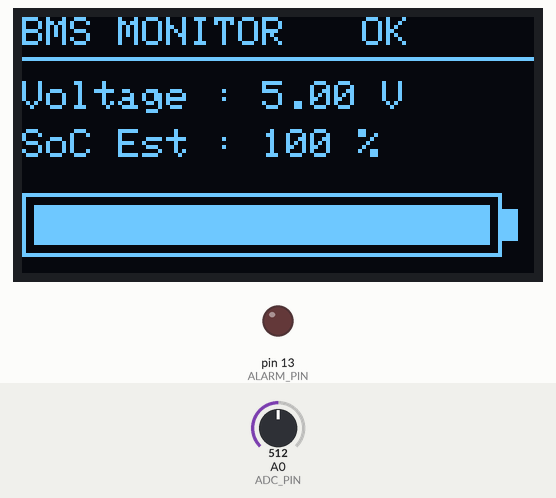
This sketch was run on a simulated Arduino Nano, built with avr-gcc and run on an emulated ATmega328P. Shown: 128×64 one-colour display, output pins drawn as LEDs (lit = HIGH). The inputs (shaded band) are chosen by the test bench; at power-on: A0 (ADC_PIN) = 512. What the sketch prints to the serial monitor is not drawn.

Above: at 2.4 s.
2.5 s: A0 (ADC_PIN) set to 336
At 2.79 s:
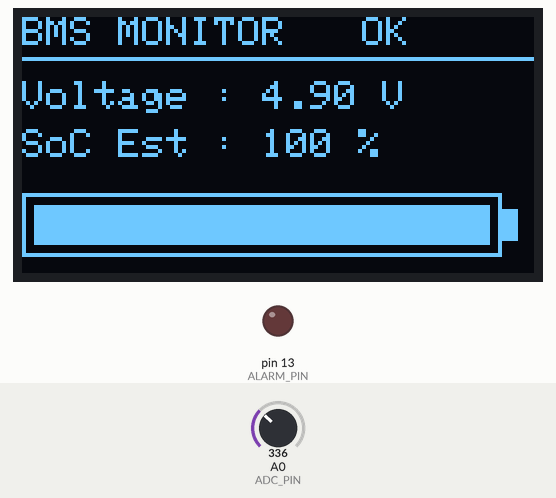
4.7 s: A0 (ADC_PIN) set to 316
At 5.79 s:
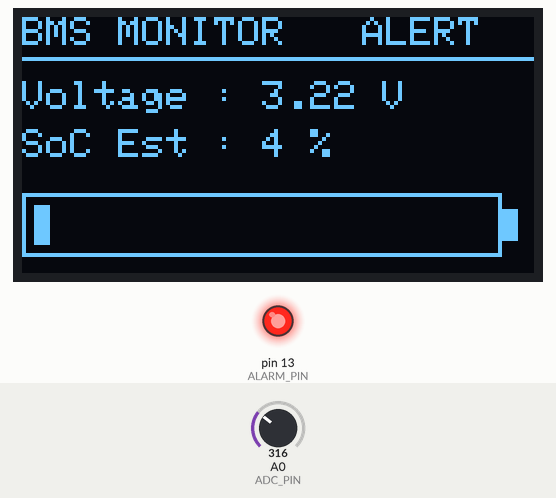
7.3 s: A0 (ADC_PIN) set to 306
At 11.8 s:
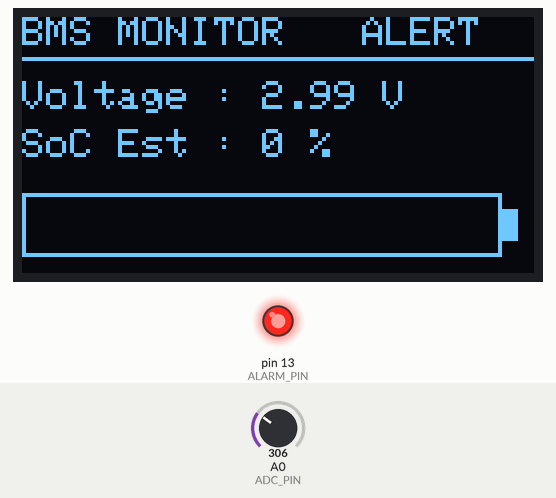
Timing chart, 0 to 13.3 s (numbered marks = the images above; inputs shaded):
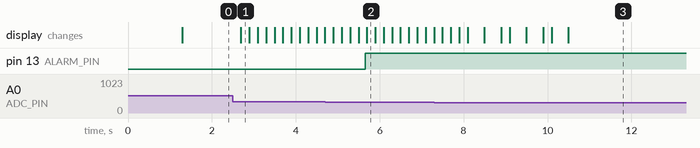

Measured:
- the behaviour switches between 326 and 325 on A0 (ADC_PIN) (found by bisection; images 1 and 2)
- after the input at 2.5 s, the display: changes after 0.19 s (image 1)

The sketch:

bms_firmware.ino
```cpp
#include <Wire.h>
#include <Adafruit_GFX.h>
#include <Adafruit_SSD1306.h>

#define SCREEN_WIDTH 128
#define SCREEN_HEIGHT 64
#define OLED_RESET    -1
#define SCREEN_ADDRESS 0x3C

Adafruit_SSD1306 display(SCREEN_WIDTH, SCREEN_HEIGHT, &Wire, OLED_RESET);

// Hardware Pin Configuration
const int ADC_PIN = A0;
const int ALARM_PIN = 13;

// Voltage Divider & ADC Calibration Constants
const float V_REF = 5.00;              // Microcontroller operating rail (Volts)
const float R1 = 10000.0;              // Upper divider resistor (10k Ohm)
const float R2 = 10000.0;              // Lower divider resistor (10k Ohm)
const float DIVIDER_RATIO = (R1 + R2) / R2; // Hardware scale multiplier (2.0)

// Single-Cell Li-ion Operating Envelope
const float V_CELL_MAX = 4.20;          // 100% State-of-Charge (SoC)
const float V_CELL_MIN = 3.00;          // 0% Cut-off limit
const float V_ALERT_THRESHOLD = 3.30;   // Low-voltage critical alarm

// DSP Circular Moving Average Filter Parameters
const int FILTER_SAMPLES = 16;
int adc_buffer[FILTER_SAMPLES];
int filter_index = 0;
long running_sum = 0;

// Function Prototypes
float readFilteredVoltage();
int estimateLiIonSoC(float voltage);
void renderTelemetry(float voltage, int soc);

void setup() {
  Serial.begin(115200);
  pinMode(ADC_PIN, INPUT);
  pinMode(ALARM_PIN, OUTPUT);
  digitalWrite(ALARM_PIN, LOW);

  // Pre-fill circular filter buffer with initial ADC reading
  int initial_sample = analogRead(ADC_PIN);
  for (int i = 0; i < FILTER_SAMPLES; i++) {
    adc_buffer[i] = initial_sample;
    running_sum += initial_sample;
  }

  // Initialize SSD1306 OLED via I2C
  if (!display.begin(SSD1306_SWITCHCAPVCC, SCREEN_ADDRESS)) {
    Serial.println(F("[FATAL] SSD1306 allocation failed. Check I2C wiring."));
    while (true); // Lock execution on hardware failure
  }

  display.clearDisplay();
  display.setTextColor(SSD1306_WHITE);
  display.setTextSize(1);
  display.setCursor(12, 28);
  display.println(F("BMS TELEMETRY INIT"));
  display.display();
  delay(1200);
}

void loop() {
  static unsigned long last_sample_time = 0;
  const unsigned long sample_interval_ms = 200; // 5 Hz non-blocking execution

  if (millis() - last_sample_time >= sample_interval_ms) {
    last_sample_time = millis();

    // 1. Acquire filtered voltage and compute SoC
    float cell_voltage = readFilteredVoltage();
    int soc_percent = estimateLiIonSoC(cell_voltage);

    // 2. Evaluate safety comparator threshold
    if (cell_voltage <= V_ALERT_THRESHOLD) {
      digitalWrite(ALARM_PIN, HIGH); // Trigger under-voltage warning LED
    } else {
      digitalWrite(ALARM_PIN, LOW);
    }

    // 3. Emit structured telemetry frame over UART (115200 baud)
    Serial.print(F("[TELEM] V_Cell: "));
    Serial.print(cell_voltage, 3);
    Serial.print(F(" V | SoC: "));
    Serial.print(soc_percent);
    Serial.print(F(" % | Status: "));
    Serial.println(cell_voltage <= V_ALERT_THRESHOLD ? F("UNDERVOLTAGE_ALERT") : F("NOMINAL"));

    // 4. Update graphic interface
    renderTelemetry(cell_voltage, soc_percent);
  }
}

// Low-latency O(1) Circular Moving Average Digital Filter
float readFilteredVoltage() {
  running_sum -= adc_buffer[filter_index];
  int new_sample = analogRead(ADC_PIN);
  adc_buffer[filter_index] = new_sample;
  running_sum += new_sample;

  filter_index = (filter_index + 1) % FILTER_SAMPLES;
  float average_raw = (float)running_sum / FILTER_SAMPLES;

  // Convert 10-bit quantized ADC count (0-1023) to true input voltage
  float v_adc_pin = (average_raw * V_REF) / 1023.0;
  return v_adc_pin * DIVIDER_RATIO;
}

// 4-Region Piecewise Non-Linear SoC Model for Li-ion NMC Chemistry
int estimateLiIonSoC(float voltage) {
  if (voltage >= V_CELL_MAX) return 100;
  if (voltage <= V_CELL_MIN) return 0;

  if (voltage > 3.95) {
    return 80 + (int)((voltage - 3.95) / (4.20 - 3.95) * 20.0);
  } else if (voltage > 3.75) {
    return 40 + (int)((voltage - 3.75) / (3.95 - 3.75) * 40.0);
  } else if (voltage > 3.45) {
    return 10 + (int)((voltage - 3.45) / (3.75 - 3.45) * 30.0);
  } else {
    return (int)((voltage - 3.00) / (3.45 - 3.00) * 10.0);
  }
}

// Telemetry Display Driver Routine
void renderTelemetry(float voltage, int soc) {
  display.clearDisplay();

  // Header Bar
  display.setTextSize(1);
  display.setCursor(0, 0);
  display.print(F("BMS MONITOR"));
  display.setCursor(85, 0);
  display.print(soc <= 15 ? F("ALERT") : F("OK"));
  display.drawLine(0, 10, 128, 10, SSD1306_WHITE);

  // Cell Voltage Output
  display.setCursor(0, 16);
  display.print(F("Voltage : "));
  display.print(voltage, 2);
  display.print(F(" V"));

  // State-of-Charge (SoC) Output
  display.setCursor(0, 28);
  display.print(F("SoC Est : "));
  display.print(soc);
  display.print(F(" %"));

  // Battery Progress Bar Outline & Fill
  display.drawRect(0, 44, 120, 16, SSD1306_WHITE);
  display.fillRect(120, 48, 4, 8, SSD1306_WHITE); // Battery positive terminal tip
  int gauge_fill = map(soc, 0, 100, 0, 114);
  if (gauge_fill > 0) {
    display.fillRect(3, 47, gauge_fill, 10, SSD1306_WHITE);
  }

  display.display();
}
```
